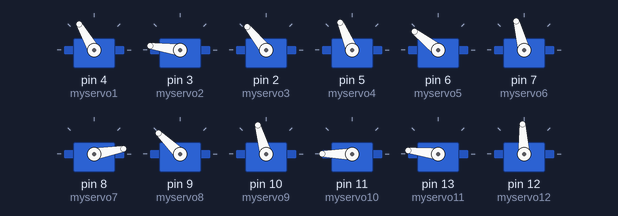
A sketch run on a simulated Arduino Uno, built for the host (arithmetic inside an expression is 32-bit, double 64-bit). Parts: 12 × servo.

Above: at 0.05 s.
At 1.0 s:
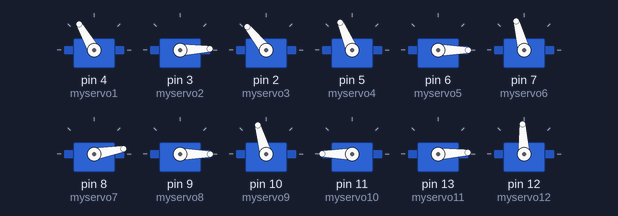
At 2.0 s:
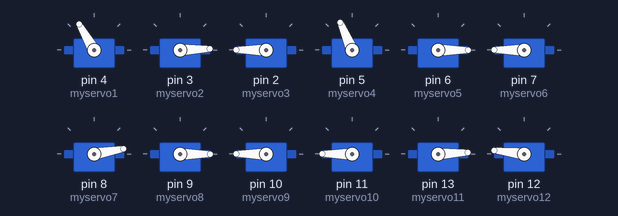
At 4.0 s:
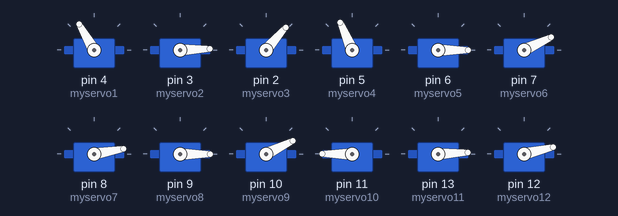
Timing chart, 0 to 5.2 s (numbered marks = the images above):
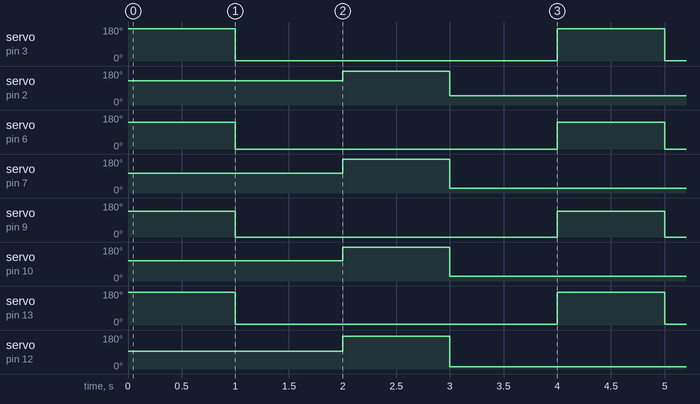

Measured:
- by itself, servo on pin 3 (myservo2): alternates 172° for 1.0 s and 2° for 3.0 s
- by itself, servo on pin 2 (myservo3): alternates 180° for 1.0 s and 49° for 3.0 s
- by itself, servo on pin 6 (myservo5): alternates 142° for 1.0 s and 0° for 3.0 s
- by itself, servo on pin 7 (myservo6): alternates 180° for 1.0 s and 25° for 3.0 s
- by itself, servo on pin 9 (myservo8): alternates 136° for 1.0 s and 0° for 3.0 s
- by itself, servo on pin 10 (myservo9): alternates 180° for 1.0 s and 26° for 3.0 s
- by itself, servo on pin 13 (myservo11): alternates 173° for 1.0 s and 3° for 3.0 s
- by itself, servo on pin 12 (myservo12): alternates 173° for 1.0 s and 13° for 3.0 s

The sketch:

8DOF_Check.ino
```cpp
#include <Servo.h>
#include <Arduino.h>

Servo myservo1,myservo2;  // create servo object to control a servo
Servo myservo3,myservo4;  // create servo object to control a servo
Servo myservo5,myservo6;  // create servo object to control a servo
Servo myservo7,myservo8;  // create servo object to control a servo
Servo myservo9,myservo10;  // create servo object to control a servo
Servo myservo11,myservo12;  // create servo object to control a servo

int Theta1[3], Theta2[3], Theta3[3];
char val; // initial value of input

int poser1=0;
int poser2=0;

void setup() {
  // put your setup code here, to run once:
  Serial.begin(115200);
  myservo1.attach(4);  //BR1
  myservo2.attach(3);  //BR2
  myservo3.attach(2);  //BR3
  myservo4.attach(5);  //BL1
  myservo5.attach(6);  //BL2
  myservo6.attach(7);  //BL3
  myservo7.attach(8);  //FR1
  myservo8.attach(9);  //FR2
  myservo9.attach(10); //FR3
  myservo10.attach(11); //FL1
  myservo11.attach(13); //FL2
  myservo12.attach(12);  //FL3


  //Calibrating Theta Positions
  Theta1[0]= theta1_0(0);
  Theta1[1]= theta1_1(0);
  Theta1[2]= theta1_2(0);
  Theta1[3]= theta1_3(0);

  Theta2[0]= theta2_0(0);
  Theta2[1]= theta2_1(0);
  Theta2[2]= theta2_2(0);
  Theta2[3]= theta2_3(0);

  Theta3[0]= theta3_0(0);
  Theta3[1]= theta3_1(0);
  Theta3[2]= theta3_2(0);
  Theta3[3]= theta3_3(0);

  myservo10.write(Theta1[0]);
  myservo7.write(Theta1[1]);
  myservo1.write(Theta1[2]);
  myservo4.write(Theta1[3]);

  //Second
  myservo11.write(Theta2[0]);
  myservo8.write(Theta2[1]);
  myservo2.write(Theta2[2]);
  myservo5.write(Theta2[3]);

  //Third
  myservo12.write(Theta3[0]);
  myservo9.write(Theta3[1]);
  myservo3.write(Theta3[2]);
  myservo6.write(Theta3[3]);

}

void loop() {
  //put your main code here, to run repeatedly:
  Theta2[0]=theta2_0(60);
  Theta2[1]=theta2_1(60);
  Theta2[2]=theta2_2(60);
  Theta2[3]=theta2_3(60);

  myservo11.write(Theta2[0]);
  myservo8.write(Theta2[1]);
  myservo2.write(Theta2[2]);
  myservo5.write(Theta2[3]);

  delay(1000);

  Theta2[0]=theta2_0(-110);
  Theta2[1]=theta2_1(-110);
  Theta2[2]=theta2_2(-110);
  Theta2[3]=theta2_3(-110);

  myservo11.write(Theta2[0]);
  myservo8.write(Theta2[1]);
  myservo2.write(Theta2[2]);
  myservo5.write(Theta2[3]);

  delay(1000);

  Theta3[0]=theta3_0(80);
  Theta3[1]=theta3_1(80);
  Theta3[2]=theta3_2(80);
  Theta3[3]=theta3_3(80);

  myservo12.write(Theta3[0]);
  myservo9.write(Theta3[1]);
  myservo3.write(Theta3[2]);
  myservo6.write(Theta3[3]);

  delay(1000);

  Theta3[0]=theta3_0(-80);
  Theta3[1]=theta3_1(-80);
  Theta3[2]=theta3_2(-80);
  Theta3[3]=theta3_3(-80);

  myservo12.write(Theta3[0]);
  myservo9.write(Theta3[1]);
  myservo3.write(Theta3[2]);
  myservo6.write(Theta3[3]);

  delay(1000);

}

int theta1_0(int theta)
{
  theta=180+theta;
  return theta;
}
int theta1_1(int theta)
{
  theta=10+theta;
  return theta;
}
int theta1_2(int theta)
{
  theta=120+theta;
  return theta;
}
int theta1_3(int theta)
{
  theta=70+theta;
  return theta;
}
int theta2_0(int theta)
{
  theta=113+theta;
  return theta;
}
int theta2_1(int theta)
{
  theta=76+theta;
  return theta;
}
int theta2_2(int theta)
{
  theta=112+theta;
  return theta;
}
int theta2_3(int theta)
{
  theta=82+theta;
  return theta;
}
int theta3_0(int theta)
{
  theta=93+theta;
  return theta;
}
int theta3_1(int theta)
{
  theta=106+theta;
  return theta;
}
int theta3_2(int theta)
{
  theta=129+theta;
  return theta;
}
int theta3_3(int theta)
{
  theta=105+theta;
  return theta;
}
```
